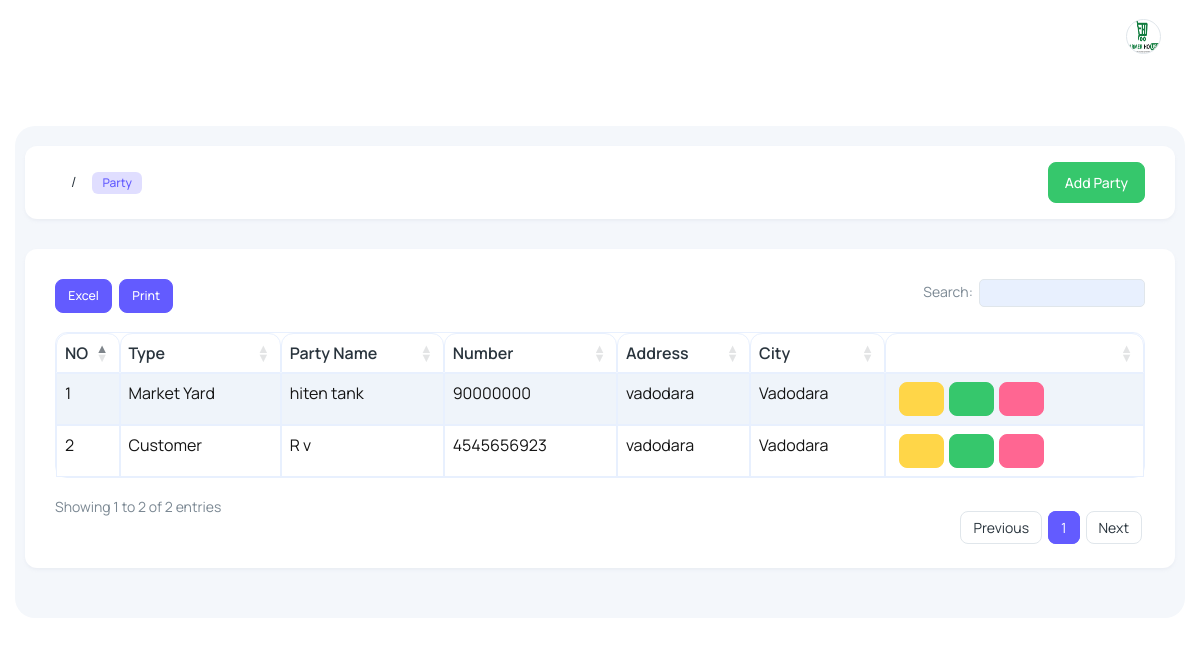
The page /Party (signed in) on the database as committed earlier.
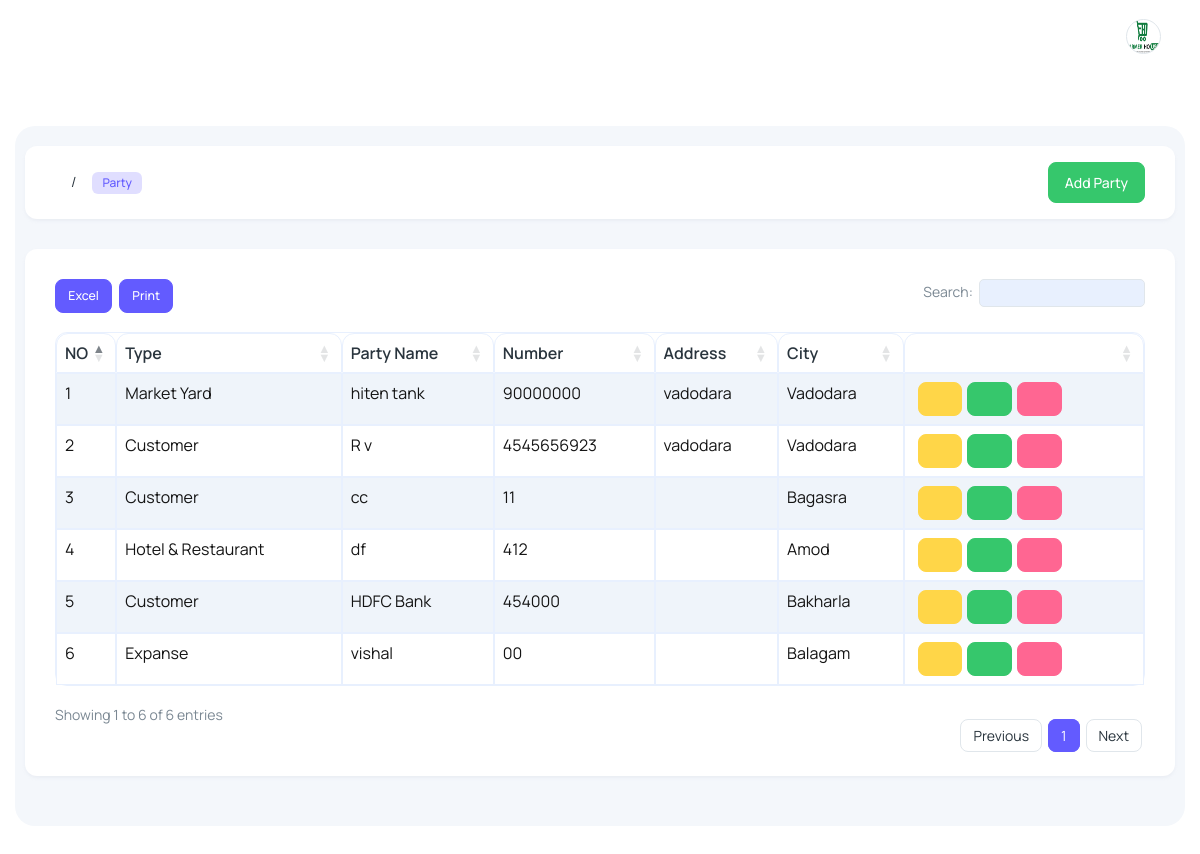
The same page on the database as committed later.
### main/models.py (models this page shows)
class PartyModel(models.Model):
    user = models.CharField(max_length=100,null=True, blank=True)
    PartyName = models.CharField(max_length=100)
    Number = models.CharField(max_length=100, null=True, blank=True)
    Address = models.TextField()
    GSTNo = models.CharField(max_length=100)
    Email = models.CharField(max_length=100, null=True, blank=True)
    City = models.CharField(max_length=100, null=True, blank=True)
    Type = models.CharField(max_length=100,null=True, blank=True)
    TypeofPayment = models.CharField(max_length=100,null=True, blank=True)
    Debited = models.CharField(default='0',max_length=100,null=True, blank=True)
    Cedited = models.CharField(default='0',max_length=100,null=True, blank=True)

### main/views.py (the view)
# urls.py: path('Party',views.Party,name="Party"),
@login_required(login_url='Login')
def Party(request):
    if is_admin(request.user):
        data=PartyModel.objects.filter(user=request.user)
        return render(request,'admin/party.html',{'data':data})
    if is_user(request.user):
        data=PartyModel.objects.filter(user=request.user)
        return render(request,'party.html',{'data':data})

### main/views.py (called while the page is built)
def is_admin(user):
    data=User.objects.filter(is_superuser=True)
    for i in data:
        if str(i.username) == str(user):
            return True

### main/templates/admin/party.html (shortened to what this page needs)
﻿{% extends 'admin/main.html' %}
{% load static %}
{% block content %}
<div class="body-wrapper">
  <div class="container-fluid" style="margin-top: 20px !important;">
    <div class="card card-body py-3">
      <div class="row align-items-center">
        <div class="col-12">
          <div class="d-flex align-items-center justify-space-between">
            <nav aria-label="breadcrumb" class="">
              <ol class="breadcrumb">
                <li class="breadcrumb-item" aria-current="page">
                  <span class="badge fw-medium fs-2 bg-primary-subtle text-primary">
                    Party
                  </span>
                </li>
              </ol>
            </nav>
            <nav aria-label="breadcrumb" class="ms-auto">
              <ol class="breadcrumb">
                <a href="AddParty" class="btn btn-success">Add Party</a>
              </ol>
            </nav>
          </div>
        </div>
      </div>
    </div>
    <div class="datatables">
      <div class="card">
        <div class="card-body">
          <div class="table-responsive">
            <table id="file_export" class="table table-striped table-bordered display text-nowrap">
              <thead>
                <tr>
                  <th>NO</th>
                  <th>Type</th>
                  <th>Party Name</th>
                  <th>Number</th>
                  <th>Address</th>
                  <th>City</th>
                  <th></th>
                </tr>
              </thead>
              <tbody>
                {% for i in data %}
                <tr>
                  <td>{{forloop.counter}}</td>
                  <td>{{i.Type}}</td>
                  <td>{{i.PartyName}}</td>
                  <td>{{i.Number}}</td>
                  <td>{{i.Address}}</td>
                  <td>{{i.City}}</td>
                  <td>
                    <a class="btn btn-warning mr-3" href="/PartyDetails/{{i.id}}" style="margin-left: 5px;"><i class='ti ti-view-360'></i></a><a class="btn btn-success mr-3" href="/EditParty/{{i.id}}" style="margin-left: 5px;"><i class='ti ti-pencil'></i></a><a href="DeleteParty/{{i.id}}" style="margin-left: 5px;" class="btn btn-danger"><i class='ti ti-trash'></i></a>
                  </td>
                </tr>
                {% endfor %}
            </table>
          </div>
        </div>
      </div>
    </div>
  </div>
</div>
{% endblock content %}

### main/templates/admin/main.html (shortened to what this page needs)
﻿{% load static %}
<!DOCTYPE html>
<html lang="en" dir="ltr" data-bs-theme="light">
<head>
  <link rel="stylesheet" href="{% static 'assets/css/styles.css' %}">
  <link rel="stylesheet" href="{% static 'assets/libs/select2/dist/css/select2.min.css' %}">
  <link rel="stylesheet" href="{% static 'assets/libs/datatables.net-bs5/css/dataTables.bootstrap5.min.css' %}">
  <link rel="stylesheet" href="{% static 'assets/js/buttons/2.4.2/css/buttons.dataTables.min.css' %}">
  <link href="https://cdnjs.cloudflare.com/ajax/libs/tabler-icons/1.35.0/iconfont/tabler-icons.min.css"
    rel="stylesheet">
</head>
<body>
  <div id="main-wrapper">
    <div class="page-wrapper">
      <header class="topbar" id="D1">
        <div class="with-vertical">
          <nav class="navbar navbar-expand-lg p-0">
            <ul class="navbar-nav">
              <li class="nav-item d-flex d-xl-none">
                <a class="nav-link nav-icon-hover-bg rounded-circle  sidebartoggler " id="headerCollapse"
                  id="javascript:void(0)">
                </a>
              </li>
            </ul>
            <div class="collapse navbar-collapse justify-content-end" id="navbarNav">
              <div class="d-flex align-items-center justify-content-between">
                <ul class="navbar-nav flex-row mx-auto ms-lg-auto align-items-center justify-content-center">
                  <li class="nav-item">
                    <a class="nav-link moon dark-layout nav-icon-hover-bg rounded-circle" id="javascript:void(0)">
                    </a>
                  </li>
                  <li class="nav-item dropdown">
                    <a class="nav-link" id="javascript:void(0)" id="drop1" aria-expanded="false">
                      <div class="d-flex align-items-center gap-2 lh-base">
                        <img src="{% static 'assets/images/logos/saurashtra.png' %}" class="rounded-circle border"
                          width="35" height="35" alt="matdash-img">
                      </div>
                    </a>
                  </li>
                </ul>
              </div>
            </div>
          </nav>
        </div>
      </header>
      {% block content %}
      {% endblock content %}
    </div>
  </div>
</body>

### main/templates/admin/main.html (style rules this page uses)
.table-bordered { border: 0.5px solid #E8F0FE !important; box-shadow: #E8F0FE; color: black !important; }
table { border-radius: 12px !important; }
thead { border-radius: 12px !important; border-radius: 12px !important; }
th { border: 0.5px solid #E8F0FE !important; padding: 8px !important; border-top-left-radius: 12px !important; border-top-right-radius: 12px !important; }
td { border: 0.5px solid #E8F0FE !important; padding: 8px !important; color: rgb(20, 20, 20) !important; }
tbody { border-bottom-left-radius: 12px !important; border-bottom-right-radius: 12px !important; }

Rows that differ between the two databases and show on the page:
added PartyModel: Type "Customer", PartyName "cc", Number "11", City "Bagasra"
added PartyModel: Type "Hotel & Restaurant", PartyName "df", Number "412", City "Amod"
added PartyModel: Type "Customer", PartyName "HDFC Bank", Number "454000", City "Bakharla"
added PartyModel: Type "Expanse", PartyName "vishal", Number "00", City "Balagam"
Other text that changed with them:
text written by a page script: "Excel Print Search: Showing 1 to 2 of 2 entries Previous 1 Next" → "Excel Print Search: Showing 1 to 6 of 6 entries Previous 1 Next"
